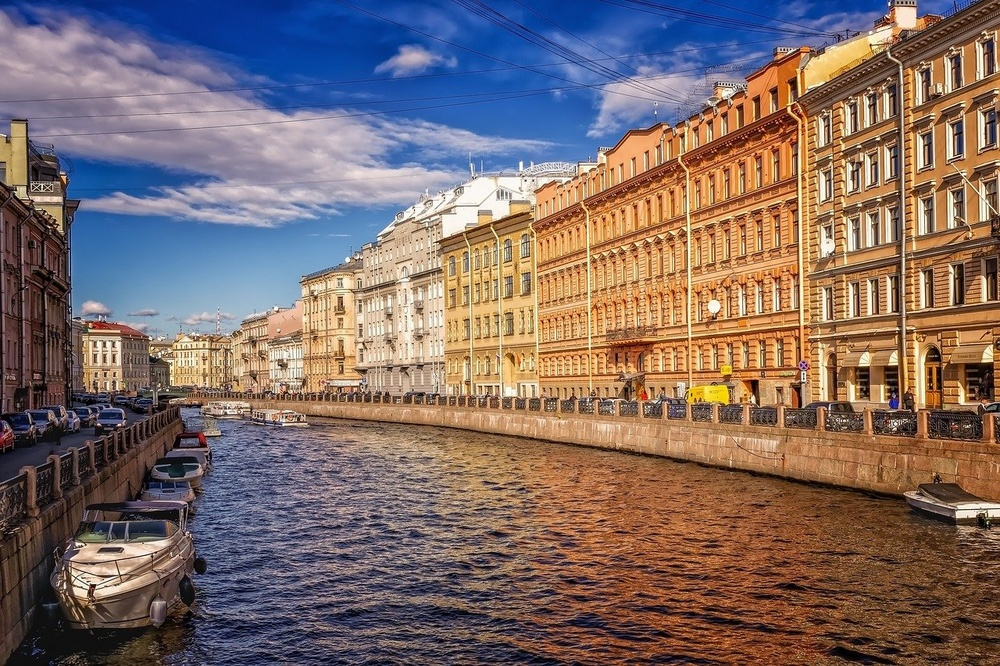
#> input picture 3-course/Image-Processing/exercise-5.1/input_images/st-petersburg-3714288_1280.jpg, 1000 x 666 px, shrunk from 1280 x 853 before the run
$ jupyter execute --allow-errors Wavelet_5_1.ipynb
#> lines starting #> are read from the running program, lines starting #| are printed output that depends on the picture
# Упражнение 5.1: вейвлет-преобразование Хаара

Задача: считать изображение, перевести в градации серого, выполнить `dwt2` с вейвлетом Haar, построить гистограмму `cA` и сопоставить изображения с наборами `cA`, `cH`, `cV`, `cD`.

[cell 1]
from pathlib import Path

import cv2
import numpy as np
import pandas as pd
import pywt
import matplotlib.pyplot as plt

IMAGE_PATH = Path('input_images/st-petersburg-3714288_1280.jpg')
CANDIDATE_DIR = Path('candidate_images')
OUTPUT_DIR = Path('outputs')
OUTPUT_DIR.mkdir(exist_ok=True)

if not IMAGE_PATH.exists():
    raise FileNotFoundError(f'Не найден файл: {IMAGE_PATH}')
if not CANDIDATE_DIR.exists():
    raise FileNotFoundError(f'Не найдена папка: {CANDIDATE_DIR}')

## 1. Чтение и перевод в grayscale

[cell 2]
image_bgr = cv2.imread(str(IMAGE_PATH), cv2.IMREAD_COLOR)
#> image_bgr is the input picture: shape (666, 1000, 3); mean B, G, R 103.8, 107.7, 126
if image_bgr is None:
    raise ValueError('OpenCV не смог считать изображение')

gray = cv2.cvtColor(image_bgr, cv2.COLOR_BGR2GRAY)
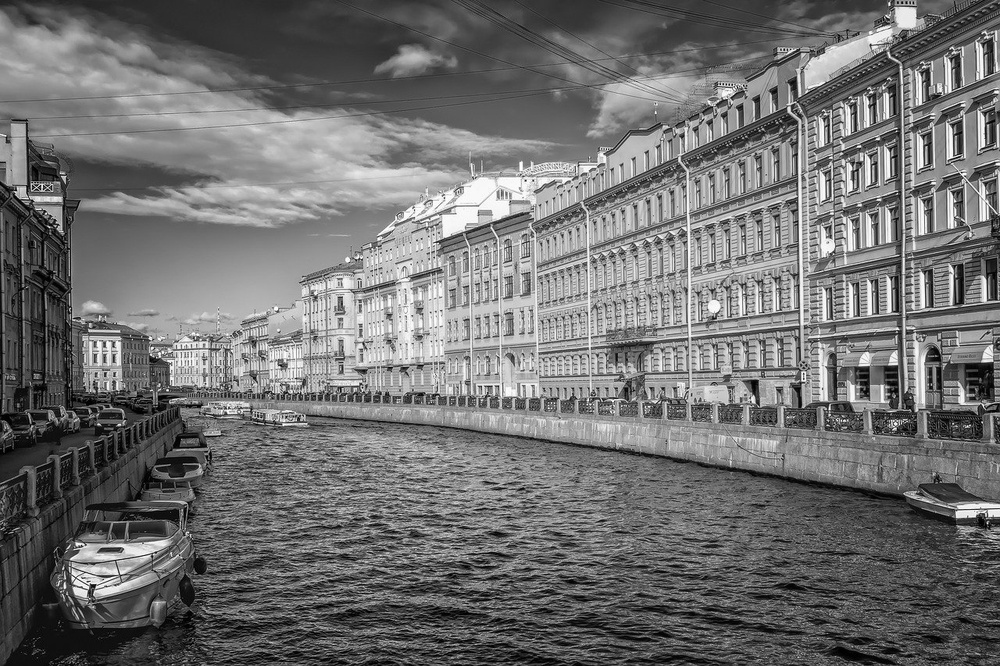
#> gray: shape (666, 1000); min 0, max 255, mean 112.7
print(f'Размер grayscale: {gray.shape[1]}x{gray.shape[0]}')
#| Размер grayscale: 1000x666
print(f'Диапазон: {gray.min()}..{gray.max()}')
#| Диапазон: 0..255

## 2. Haar DWT

[cell 3]
cA, (cH, cV, cD) = pywt.dwt2(gray, 'haar')
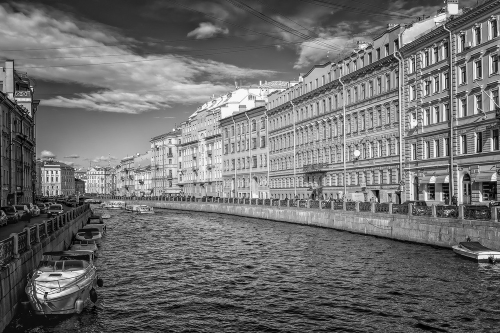
#> cA: shape (333, 500) float64; min 3, max 509, mean 225.4; drawn with min black and max white
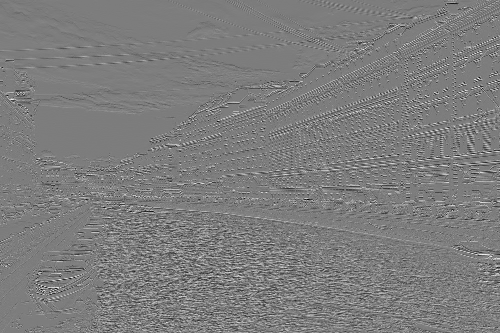
#> cH: shape (333, 500) float64; min -196, max 202, mean 0; drawn with min black and max white
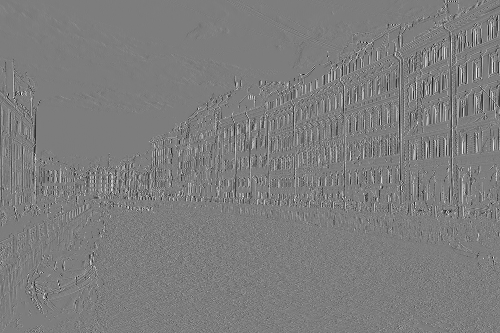
#> cV: shape (333, 500) float64; min -186, max 191.5, mean -0.1; drawn with min black and max white
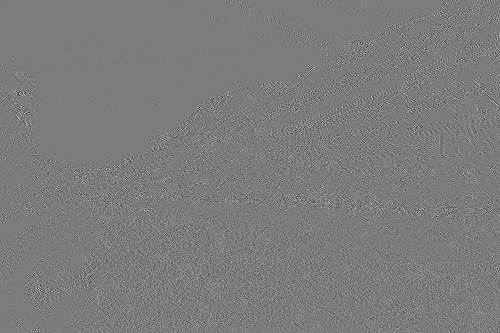
#> cD: shape (333, 500) float64; min -137, max 142, mean 0; drawn with min black and max white
coefficients = {'cA': cA, 'cH': cH, 'cV': cV, 'cD': cD}

for name, coef in coefficients.items():
    print(
        f'{name}: shape={coef.shape}, '
        f'min={coef.min():.1f}, max={coef.max():.1f}, '
        f'mean={coef.mean():.3f}, std={coef.std():.3f}'
    )
#> this loop made 4 passes
#> name on passes 1 to 4: 'cA', 'cH', 'cV', 'cD'
#| cA: shape=(333, 500), min=3.0, max=509.0, mean=225.447, std=102.733
#| cH: shape=(333, 500), min=-196.0, max=202.0, mean=0.023, std=30.629
#| cV: shape=(333, 500), min=-186.0, max=191.5, mean=-0.130, std=23.853
#| cD: shape=(333, 500), min=-137.0, max=142.0, mean=0.010, std=13.873

## 3. Гистограмма cA

Для ответа используется гистограмма `cA` на 256 бинов: `np.histogram(cA.ravel(), bins=256)`.

[cell 4]
hist, bin_edges = np.histogram(cA.ravel(), bins=256)
#> hist = 256 values, max 1246 at index 72, min 0 at index 253, mean 650.4; bin_edges = 257 values from 3 to 509
max_h = int(hist.max())
#> max_h = 1246
max_bin = int(hist.argmax())
#> max_bin = 72

print(f'Максимальное значение h(n): {max_h}')
#| Максимальное значение h(n): 1246
print(f'Индекс максимального бина: {max_bin}')
#| Индекс максимального бина: 72
print(f'Границы бина: {bin_edges[max_bin]:.3f}..{bin_edges[max_bin + 1]:.3f}')
#| Границы бина: 145.313..147.289

plt.figure(figsize=(10, 4))
plt.hist(cA.ravel(), bins=256)
plt.title('Гистограмма cA')
plt.xlabel('Значение коэффициента')
plt.ylabel('h(n)')
plt.tight_layout()
plt.show()
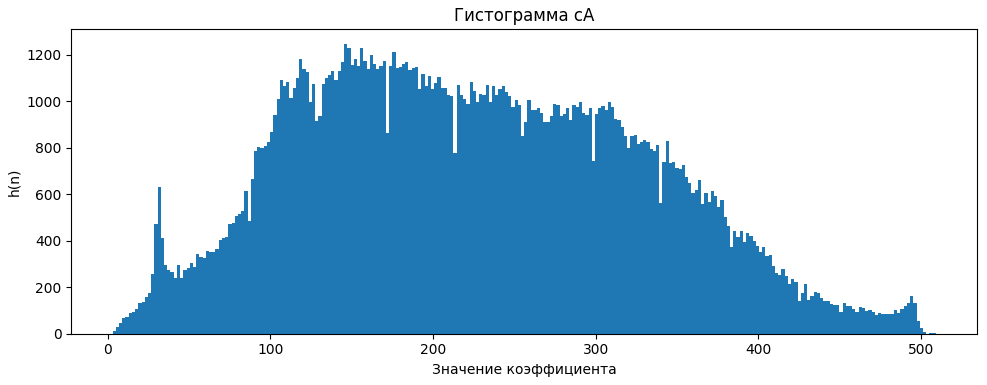
#> figure drawn by matplotlib, 1 panel; tallest bar 1246 high, from x = 145.3 to 147.3
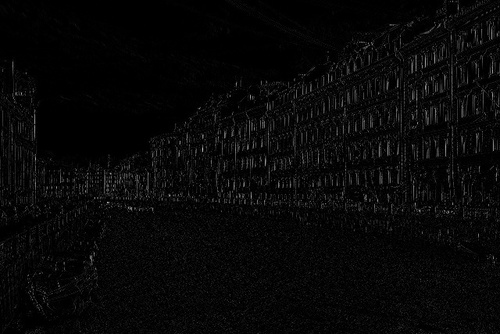
#> input picture 3-course/Image-Processing/exercise-5.1/candidate_images/c_167_st-petersburg-3714288_1280.jpg, 500 x 334 px, shrunk from 640 x 427 before the run
#> further down, candidate is the input picture: shape (334, 500); min 0, max 179, mean 8

## 4. Сопоставление изображений с фильтрами

Изображения в задании сохранены как коэффициенты, обрезанные в диапазон `0..255`: `np.clip(coef, 0, 255).astype(uint8)`. Из-за JPEG-сжатия сравниваем по средней абсолютной ошибке.

[cell 5]
def coefficient_to_image(coef):
    return np.clip(coef, 0, 255).astype(np.uint8)

rows = []
#> (the rest of this cell did not finish here and is left out)
